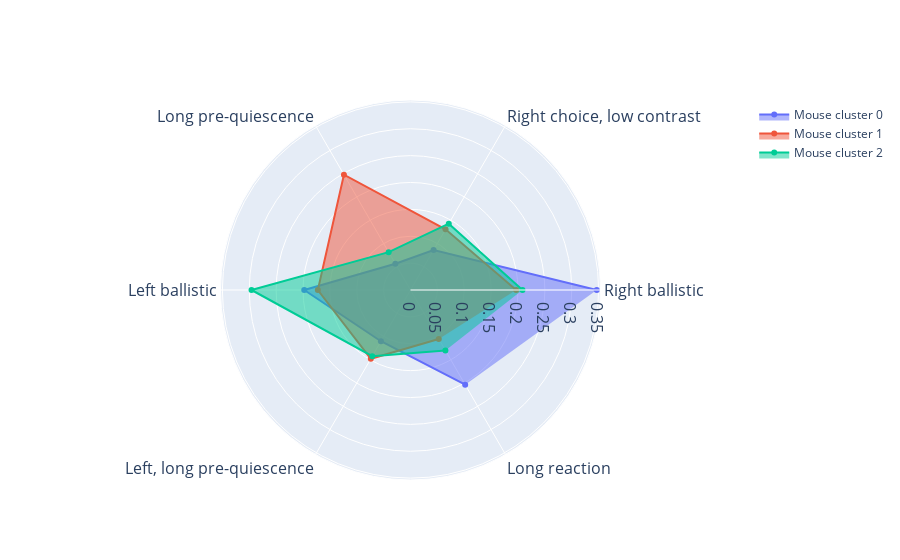

Notebook source saved alongside this figure:
### Code cell
plt.rcParams.update({'font.size': 16})

# plot star plot for comparison 
fig = go.Figure() 
fig.add_trace(go.Scatterpolar( 
      r=pd.Series(mean_cluster_mice.sort_values(by='new_clusters').loc[mean_cluster_mice['mouse_cluster']==0, 'relative_frequency'].values), 
      theta=plt_vars, 
      fill='toself', 
      name='Mouse cluster 0' 
)) 
fig.add_trace(go.Scatterpolar( 
      r=pd.Series(mean_cluster_mice.sort_values(by='new_clusters').loc[mean_cluster_mice['mouse_cluster']==1, 'relative_frequency'].values), 
      theta=plt_vars, 
      fill='toself', 
      name='Mouse cluster 1'
)) 

fig.add_trace(go.Scatterpolar( 
      r=pd.Series(mean_cluster_mice.sort_values(by='new_clusters').loc[mean_cluster_mice['mouse_cluster']==2, 'relative_frequency'].values), 
      theta=plt_vars, 
      fill='toself', 
      name='Mouse cluster 2'
)) 
  
fig.update_layout( 
  polar=dict(
        angularaxis=dict(
            tickfont=dict(size=16)  # Set the font size of the theta labels
        ),
    radialaxis=dict( 
      visible=True,
      tickfont=dict(size=16)
          )), 
  
  showlegend=True
)  #     template = 'plotly_dark', 

# plt.savefig(file_path+'star_plots_mice.svg', format="svg")
fig.write_image(file_path + 'star_plots_mice.svg')

fig.show()

### Figure 1 — Plotly figure (JSON) as saved in the notebook; plotly's stock layout.template omitted (floating-point values rounded to 4 significant figures)
{"data": [{"fill": "toself", "name": "Mouse cluster 0", "r": [0.3465, 0.0859, 0.05626, 0.1977, 0.1101, 0.2035], "theta": ["Right ballistic", "Right choice, low contrast", "Long pre-quiescence", "Left ballistic", "Left, long pre-quiescence", "Long reaction"], "type": "scatterpolar"}, {"fill": "toself", "name": "Mouse cluster 1", "r": [0.1966, 0.1303, 0.2477, 0.1724, 0.1477, 0.1052], "theta": ["Right ballistic", "Right choice, low contrast", "Long pre-quiescence", "Left ballistic", "Left, long pre-quiescence", "Long reaction"], "type": "scatterpolar"}, {"fill": "toself", "name": "Mouse cluster 2", "r": [0.2083, 0.1424, 0.08131, 0.2958, 0.1422, 0.1299], "theta": ["Right ballistic", "Right choice, low contrast", "Long pre-quiescence", "Left ballistic", "Left, long pre-quiescence", "Long reaction"], "type": "scatterpolar"}], "layout": {"polar": {"angularaxis": {"tickfont": {"size": 16}}, "radialaxis": {"tickfont": {"size": 16}, "visible": true}}, "showlegend": true}}
